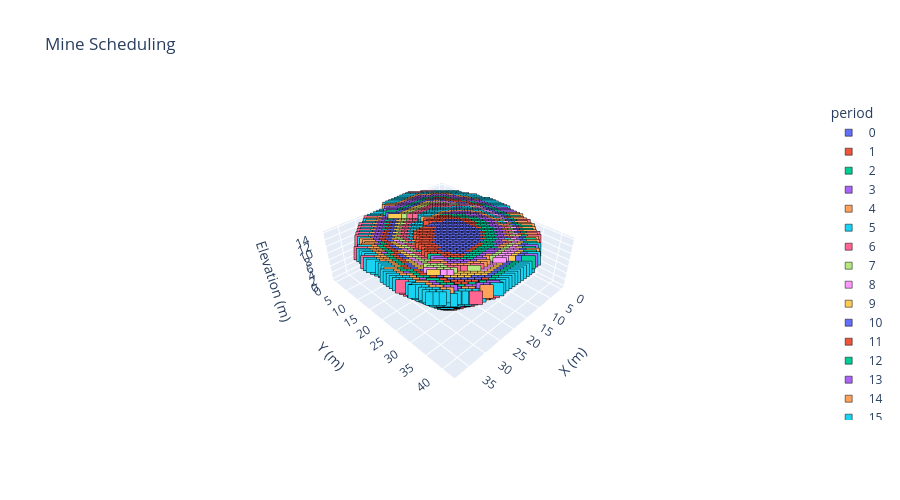

The notebook cell saved with this chart:
### Markdown cell above
### Mine Scheduling 3D Plot

### Code cell
# Block dimensions
dx, dy, dz = 1, 1, 1

# Filter extracted blocks and prepare data
d = blocks.loc[blocks.period.notna()].copy()
d["period"] = d["period"].astype(int)
d[["x","y","z"]] *= [dx, dy, dz]
d["period"] -= d["period"].min()
d["period"] = d["period"].astype(str)

# Axis scaling for correct proportions
r = d[["x","y","z"]].max() - d[["x","y","z"]].min()
s = r.max()

# 3D categorical scatter with Plotly default colors
fig = px.scatter_3d(d, x="x", y="y", z="z", color="period", color_discrete_sequence=px.colors.qualitative.Plotly,
    category_orders={"period": sorted(d["period"], key=int)}, labels={"color": "Periods"}, 
    title="Mine Scheduling", width=900, height=500).update_traces(marker=dict(symbol="square", size=7, 
    line=dict(width=0.5, color="black"))).update_layout(scene=dict(xaxis_title="X (m)", yaxis_title="Y (m)", 
    zaxis_title="Elevation (m)", aspectmode="manual", aspectratio=dict(x=r.x/s, y=r.y/s, z=r.z/s)))
fig.show()

### Figure 1 — Plotly figure (JSON) as saved in the notebook; plotly's stock layout.template omitted (floating-point values rounded to 4 significant figures; data arrays with more than 128 entries replaced by an {"elided": "..."} marker saying what was removed)
{"data": [{"hovertemplate": "period=0<br>x=%{x}<br>y=%{y}<br>z=%{z}<extra></extra>", "legendgroup": "0", "marker": {"color": "#636EFA", "line": {"color": "black", "width": 0.5}, "size": 7, "symbol": "square"}, "mode": "markers", "name": "0", "scene": "scene", "showlegend": true, "type": "scatter3d", "x": {"elided": "418 int values"}, "y": {"elided": "418 int values"}, "z": {"elided": "418 int values"}}, {"hovertemplate": "period=1<br>x=%{x}<br>y=%{y}<br>z=%{z}<extra></extra>", "legendgroup": "1", "marker": {"color": "#EF553B", "line": {"color": "black", "width": 0.5}, "size": 7, "symbol": "square"}, "mode": "markers", "name": "1", "scene": "scene", "showlegend": true, "type": "scatter3d", "x": {"elided": "377 int values"}, "y": {"elided": "377 int values"}, "z": {"elided": "377 int values"}}, {"hovertemplate": "period=2<br>x=%{x}<br>y=%{y}<br>z=%{z}<extra></extra>", "legendgroup": "2", "marker": {"color": "#00CC96", "line": {"color": "black", "width": 0.5}, "size": 7, "symbol": "square"}, "mode": "markers", "name": "2", "scene": "scene", "showlegend": true, "type": "scatter3d", "x": {"elided": "370 int values"}, "y": {"elided": "370 int values"}, "z": {"elided": "370 int values"}}, {"hovertemplate": "period=3<br>x=%{x}<br>y=%{y}<br>z=%{z}<extra></extra>", "legendgroup": "3", "marker": {"color": "#AB63FA", "line": {"color": "black", "width": 0.5}, "size": 7, "symbol": "square"}, "mode": "markers", "name": "3", "scene": "scene", "showlegend": true, "type": "scatter3d", "x": {"elided": "426 int values"}, "y": {"elided": "426 int values"}, "z": {"elided": "426 int values"}}, {"hovertemplate": "period=4<br>x=%{x}<br>y=%{y}<br>z=%{z}<extra></extra>", "legendgroup": "4", "marker": {"color": "#FFA15A", "line": {"color": "black", "width": 0.5}, "size": 7, "symbol": "square"}, "mode": "markers", "name": "4", "scene": "scene", "showlegend": true, "type": "scatter3d", "x": {"elided": "400 int values"}, "y": {"elided": "400 int values"}, "z": {"elided": "400 int values"}}, {"hovertemplate": "period=5<br>x=%{x}<br>y=%{y}<br>z=%{z}<extra></extra>", "legendgroup": "5", "marker": {"color": "#19D3F3", "line": {"color": "black", "width": 0.5}, "size": 7, "symbol": "square"}, "mode": "markers", "name": "5", "scene": "scene", "showlegend": true, "type": "scatter3d", "x": {"elided": "452 int values"}, "y": {"elided": "452 int values"}, "z": {"elided": "452 int values"}}, {"hovertemplate": "period=6<br>x=%{x}<br>y=%{y}<br>z=%{z}<extra></extra>", "legendgroup": "6", "marker": {"color": "#FF6692", "line": {"color": "black", "width": 0.5}, "size": 7, "symbol": "square"}, "mode": "markers", "name": "6", "scene": "scene", "showlegend": true, "type": "scatter3d", "x": {"elided": "496 int values"}, "y": {"elided": "496 int values"}, "z": {"elided": "496 int values"}}, {"hovertemplate": "period=7<br>x=%{x}<br>y=%{y}<br>z=%{z}<extra></extra>", "legendgroup": "7", "marker": {"color": "#B6E880", "line": {"color": "black", "width": 0.5}, "size": 7, "symbol": "square"}, "mode": "markers", "name": "7", "scene": "scene", "showlegend": true, "type": "scatter3d", "x": {"elided": "490 int values"}, "y": {"elided": "490 int values"}, "z": {"elided": "490 int values"}}, {"hovertemplate": "period=8<br>x=%{x}<br>y=%{y}<br>z=%{z}<extra></extra>", "legendgroup": "8", "marker": {"color": "#FF97FF", "line": {"color": "black", "width": 0.5}, "size": 7, "symbol": "square"}, "mode": "markers", "name": "8", "scene": "scene", "showlegend": true, "type": "scatter3d", "x": {"elided": "516 int values"}, "y": {"elided": "516 int values"}, "z": {"elided": "516 int values"}}, {"hovertemplate": "period=9<br>x=%{x}<br>y=%{y}<br>z=%{z}<extra></extra>", "legendgroup": "9", "marker": {"color": "#FECB52", "line": {"color": "black", "width": 0.5}, "size": 7, "symbol": "square"}, "mode": "markers", "name": "9", "scene": "scene", "showlegend": true, "type": "scatter3d", "x": {"elided": "554 int values"}, "y": {"elided": "554 int values"}, "z": {"elided": "554 int values"}}, {"hovertemplate": "period=10<br>x=%{x}<br>y=%{y}<br>z=%{z}<extra></extra>", "legendgroup": "10", "marker": {"color": "#636EFA", "line": {"color": "black", "width": 0.5}, "size": 7, "symbol": "square"}, "mode": "markers", "name": "10", "scene": "scene", "showlegend": true, "type": "scatter3d", "x": {"elided": "659 int values"}, "y": {"elided": "659 int values"}, "z": {"elided": "659 int values"}}, {"hovertemplate": "period=11<br>x=%{x}<br>y=%{y}<br>z=%{z}<extra></extra>", "legendgroup": "11", "marker": {"color": "#EF553B", "line": {"color": "black", "width": 0.5}, "size": 7, "symbol": "square"}, "mode": "markers", "name": "11", "scene": "scene", "showlegend": true, "type": "scatter3d", "x": {"elided": "585 int values"}, "y": {"elided": "585 int values"}, "z": {"elided": "585 int values"}}, {"hovertemplate": "period=12<br>x=%{x}<br>y=%{y}<br>z=%{z}<extra></extra>", "legendgroup": "12", "marker": {"color": "#00CC96", "line": {"color": "black", "width": 0.5}, "size": 7, "symbol": "square"}, "mode": "markers", "name": "12", "scene": "scene", "showlegend": true, "type": "scatter3d", "x": {"elided": "746 int values"}, "y": {"elided": "746 int values"}, "z": {"elided": "746 int values"}}, {"hovertemplate": "period=13<br>x=%{x}<br>y=%{y}<br>z=%{z}<extra></extra>", "legendgroup": "13", "marker": {"color": "#AB63FA", "line": {"color": "black", "width": 0.5}, "size": 7, "symbol": "square"}, "mode": "markers", "name": "13", "scene": "scene", "showlegend": true, "type": "scatter3d", "x": {"elided": "887 int values"}, "y": {"elided": "887 int values"}, "z": {"elided": "887 int values"}}, {"hovertemplate": "period=14<br>x=%{x}<br>y=%{y}<br>z=%{z}<extra></extra>", "legendgroup": "14", "marker": {"color": "#FFA15A", "line": {"color": "black", "width": 0.5}, "size": 7, "symbol": "square"}, "mode": "markers", "name": "14", "scene": "scene", "showlegend": true, "type": "scatter3d", "x": {"elided": "877 int values"}, "y": {"elided": "877 int values"}, "z": {"elided": "877 int values"}}, {"hovertemplate": "period=15<br>x=%{x}<br>y=%{y}<br>z=%{z}<extra></extra>", "legendgroup": "15", "marker": {"color": "#19D3F3", "line": {"color": "black", "width": 0.5}, "size": 7, "symbol": "square"}, "mode": "markers", "name": "15", "scene": "scene", "showlegend": true, "type": "scatter3d", "x": {"elided": "995 int values"}, "y": {"elided": "995 int values"}, "z": {"elided": "995 int values"}}, {"hovertemplate": "period=16<br>x=%{x}<br>y=%{y}<br>z=%{z}<extra></extra>", "legendgroup": "16", "marker": {"color": "#FF6692", "line": {"color": "black", "width": 0.5}, "size": 7, "symbol": "square"}, "mode": "markers", "name": "16", "scene": "scene", "showlegend": true, "type": "scatter3d", "x": {"elided": "151 int values"}, "y": {"elided": "151 int values"}, "z": {"elided": "151 int values"}}], "layout": {"height": 500, "legend": {"title": {"text": "period"}, "tracegroupgap": 0}, "scene": {"aspectmode": "manual", "aspectratio": {"x": 0.9048, "y": 1, "z": 0.3333}, "domain": {"x": [0, 1], "y": [0, 1]}, "xaxis": {"title": {"text": "X (m)"}}, "yaxis": {"title": {"text": "Y (m)"}}, "zaxis": {"title": {"text": "Elevation (m)"}}}, "title": {"text": "Mine Scheduling"}, "width": 900}}
